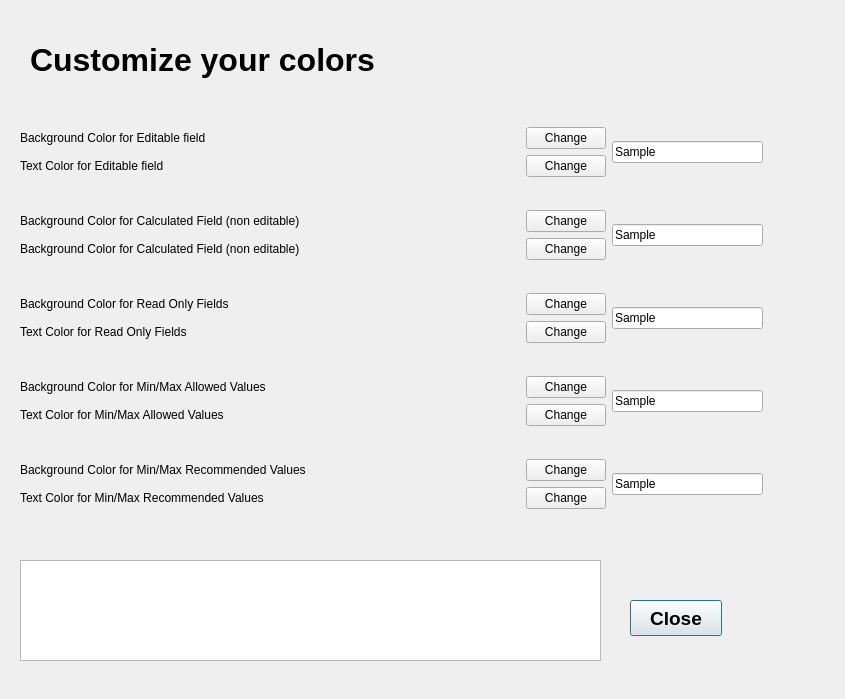
<?xml version="1.0" encoding="UTF-8"?>
<ui version="4.0">
 <class>Dialog</class>
 <widget class="QDialog" name="Dialog">
  <property name="geometry">
   <rect>
    <x>0</x>
    <y>0</y>
    <width>845</width>
    <height>699</height>
   </rect>
  </property>
  <property name="windowTitle">
   <string>Dialog</string>
  </property>
  <widget class="QLabel" name="label_custom">
   <property name="geometry">
    <rect>
     <x>30</x>
     <y>40</y>
     <width>421</width>
     <height>41</height>
    </rect>
   </property>
   <property name="text">
    <string>&lt;html&gt;&lt;head/&gt;&lt;body&gt;&lt;p&gt;&lt;span style=&quot; font-size:24pt; font-weight:600;&quot;&gt;Customize your colors&lt;/span&gt;&lt;/p&gt;&lt;/body&gt;&lt;/html&gt;</string>
   </property>
  </widget>
  <widget class="QPushButton" name="close_button">
   <property name="geometry">
    <rect>
     <x>630</x>
     <y>600</y>
     <width>92</width>
     <height>36</height>
    </rect>
   </property>
   <property name="font">
    <font>
     <pointsize>14</pointsize>
     <weight>75</weight>
     <bold>true</bold>
    </font>
   </property>
   <property name="text">
    <string>Close</string>
   </property>
  </widget>
  <widget class="QWidget" name="layoutWidget">
   <property name="geometry">
    <rect>
     <x>20</x>
     <y>100</y>
     <width>743</width>
     <height>436</height>
    </rect>
   </property>
   <layout class="QVBoxLayout" name="field_layout">
    <item>
     <layout class="QHBoxLayout" name="horizontalLayout">
      <item>
       <layout class="QGridLayout" name="gridLayout">
        <item row="0" column="0">
         <widget class="QLabel" name="label_1">
          <property name="minimumSize">
           <size>
            <width>500</width>
            <height>0</height>
           </size>
          </property>
          <property name="text">
           <string>Background Color for Editable field</string>
          </property>
         </widget>
        </item>
        <item row="0" column="1">
         <widget class="QPushButton" name="pushButton_1">
          <property name="text">
           <string>Change</string>
          </property>
         </widget>
        </item>
        <item row="1" column="0">
         <widget class="QLabel" name="label_6">
          <property name="text">
           <string>Text Color for Editable field</string>
          </property>
         </widget>
        </item>
        <item row="1" column="1">
         <widget class="QPushButton" name="pushButton_6">
          <property name="text">
           <string>Change</string>
          </property>
         </widget>
        </item>
       </layout>
      </item>
      <item>
       <widget class="QLineEdit" name="lineEdit_1">
        <property name="styleSheet">
         <string notr="true"/>
        </property>
        <property name="text">
         <string>Sample</string>
        </property>
       </widget>
      </item>
     </layout>
    </item>
    <item>
     <layout class="QHBoxLayout" name="horizontalLayout_2">
      <item>
       <layout class="QGridLayout" name="gridLayout_2">
        <item row="0" column="0">
         <widget class="QLabel" name="label_2">
          <property name="minimumSize">
           <size>
            <width>500</width>
            <height>0</height>
           </size>
          </property>
          <property name="text">
           <string>Background Color for Calculated Field (non editable)</string>
          </property>
         </widget>
        </item>
        <item row="0" column="1">
         <widget class="QPushButton" name="pushButton_2">
          <property name="text">
           <string>Change</string>
          </property>
         </widget>
        </item>
        <item row="1" column="0">
         <widget class="QLabel" name="label_7">
          <property name="text">
           <string>Background Color for Calculated Field (non editable)</string>
          </property>
         </widget>
        </item>
        <item row="1" column="1">
         <widget class="QPushButton" name="pushButton_7">
          <property name="text">
           <string>Change</string>
          </property>
         </widget>
        </item>
       </layout>
      </item>
      <item>
       <widget class="QLineEdit" name="lineEdit_2">
        <property name="text">
         <string>Sample</string>
        </property>
       </widget>
      </item>
     </layout>
    </item>
    <item>
     <layout class="QHBoxLayout" name="horizontalLayout_3">
      <item>
       <layout class="QGridLayout" name="gridLayout_3">
        <item row="0" column="0">
         <widget class="QLabel" name="label_3">
          <property name="minimumSize">
           <size>
            <width>500</width>
            <height>0</height>
           </size>
          </property>
          <property name="text">
           <string>Background Color for Read Only Fields </string>
          </property>
         </widget>
        </item>
        <item row="0" column="1">
         <widget class="QPushButton" name="pushButton_3">
          <property name="text">
           <string>Change</string>
          </property>
         </widget>
        </item>
        <item row="1" column="0">
         <widget class="QLabel" name="label_8">
          <property name="text">
           <string>Text Color for Read Only Fields </string>
          </property>
         </widget>
        </item>
        <item row="1" column="1">
         <widget class="QPushButton" name="pushButton_8">
          <property name="text">
           <string>Change</string>
          </property>
         </widget>
        </item>
       </layout>
      </item>
      <item>
       <widget class="QLineEdit" name="lineEdit_3">
        <property name="text">
         <string>Sample</string>
        </property>
       </widget>
      </item>
     </layout>
    </item>
    <item>
     <layout class="QHBoxLayout" name="horizontalLayout_4">
      <item>
       <layout class="QGridLayout" name="gridLayout_4">
        <item row="0" column="0">
         <widget class="QLabel" name="label_4">
          <property name="minimumSize">
           <size>
            <width>500</width>
            <height>0</height>
           </size>
          </property>
          <property name="text">
           <string>Background Color for Min/Max Allowed Values</string>
          </property>
         </widget>
        </item>
        <item row="0" column="1">
         <widget class="QPushButton" name="pushButton_4">
          <property name="text">
           <string>Change</string>
          </property>
         </widget>
        </item>
        <item row="1" column="0">
         <widget class="QLabel" name="label_9">
          <property name="text">
           <string>Text Color for Min/Max Allowed Values</string>
          </property>
         </widget>
        </item>
        <item row="1" column="1">
         <widget class="QPushButton" name="pushButton_9">
          <property name="text">
           <string>Change</string>
          </property>
         </widget>
        </item>
       </layout>
      </item>
      <item>
       <widget class="QLineEdit" name="lineEdit_4">
        <property name="text">
         <string>Sample</string>
        </property>
       </widget>
      </item>
     </layout>
    </item>
    <item>
     <layout class="QHBoxLayout" name="horizontalLayout_5">
      <item>
       <layout class="QGridLayout" name="gridLayout_5">
        <item row="0" column="0">
         <widget class="QLabel" name="label_5">
          <property name="minimumSize">
           <size>
            <width>500</width>
            <height>0</height>
           </size>
          </property>
          <property name="text">
           <string>Background Color for Min/Max Recommended Values</string>
          </property>
         </widget>
        </item>
        <item row="0" column="1">
         <widget class="QPushButton" name="pushButton_5">
          <property name="text">
           <string>Change</string>
          </property>
         </widget>
        </item>
        <item row="1" column="0">
         <widget class="QLabel" name="label_10">
          <property name="text">
           <string>Text Color for Min/Max Recommended Values</string>
          </property>
         </widget>
        </item>
        <item row="1" column="1">
         <widget class="QPushButton" name="pushButton_10">
          <property name="text">
           <string>Change</string>
          </property>
         </widget>
        </item>
       </layout>
      </item>
      <item>
       <widget class="QLineEdit" name="lineEdit_5">
        <property name="text">
         <string>Sample</string>
        </property>
       </widget>
      </item>
     </layout>
    </item>
   </layout>
  </widget>
  <widget class="QTextEdit" name="info_edit">
   <property name="geometry">
    <rect>
     <x>20</x>
     <y>560</y>
     <width>581</width>
     <height>101</height>
    </rect>
   </property>
  </widget>
 </widget>
 <resources/>
 <connections/>
</ui>
